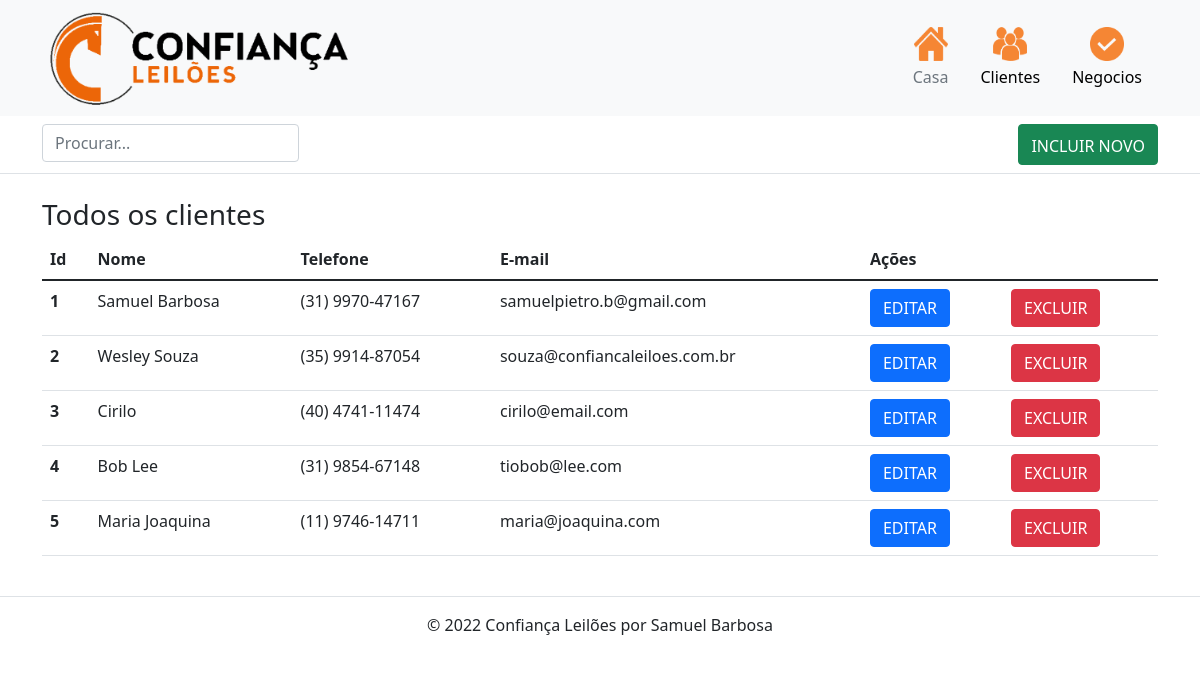
The page / on the database its author committed.
### tables this page shows
CREATE TABLE `clientes` (
  `id` int(10) NOT NULL,
  `nome` varchar(60) NOT NULL,
  `telefone` varchar(15) NOT NULL,
  `email` varchar(256) NOT NULL,
  `alteracao` timestamp(6) NOT NULL DEFAULT current_timestamp(6) ON UPDATE current_timestamp(6)
);

### dao/ClienteDao.php (called while the page is built, shortened)
<?php
class ClienteDao
{
    public function getAll()
    {
        $conn = new Conexao();
        $pdo = $conn->conectar();
        $stmt = $pdo->prepare("SELECT * FROM clientes");
        $stmt->execute();
        return $stmt->fetchAll(PDO::FETCH_ASSOC);
    }
}

### controller/ClienteController.php (the view, shortened to what this page needs)
<?php
include 'dao/ClienteDao.php';
class ClienteController{
    private $clienteDao;
    public function __construct(){
        $this->clienteDao = new ClienteDao();
    }
    function criarTabela(){
        $array = $this->clienteDao->getAll();
            foreach ($array as $key => $value) {
                echo '<tr><nobr>';
                echo "<th scope='row'>".$value['id']."</th>";
                echo "<td>".$value['nome']."</td>";
                echo "<td>".$value['telefone']."</td>";
                echo "<td>".$value['email']."</td>";
                echo '<td>
                <a href="?acao=editar&id='.$value['id'].'">
                  <button class="btn btn-primary" type="button">EDITAR</button>
                </a></td>';
                echo '<td><a href="?acao=excluir&id='.$value['id'].'">
                  <button class="btn btn-danger" type="button">EXCLUIR</button>
                </a>
              </td></nobr></tr>';
            }
    }
}
?>

### view/header.php (shortened to what this page needs)
<!DOCTYPE html>
<html lang="pt-BR">
<head>
  <link href="https://cdn.jsdelivr.net/npm/bootstrap@5.1.3/dist/css/bootstrap.min.css" rel="stylesheet">
</head>
<body>
<header>
    <div class="px-3 py-2 bg-light">
      <div class="container">
        <div class="d-flex flex-wrap align-items-center justify-content-center justify-content-lg-start">
          <a href="?acao=listar" class="d-flex align-items-center my-2 my-lg-0 me-lg-auto text-white text-decoration-none">
            <img class="bi me-2" width="auto" height="100" role="img" aria-label="Bootstrap" src="assets/imagens/logo.png" />
          </a>
          <ul class="nav col-12 col-lg-auto my-2 justify-content-center my-md-0 text-small">
            <li>
              <a href="?acao=listar" class="nav-link text-secondary">
                <img class="bi d-block mx-auto mb-1" width="34" height="34" src="assets/imagens/home.png"><font style="vertical-align: inherit;"><font style="vertical-align: inherit;">
                Casa
              </font></font></a>
            </li>
            <li>
            <a href="?acao=listar" class="nav-link text-black">
              <img class="bi d-block mx-auto mb-1" width="34" height="34" src="assets/imagens/clientes.png"><font style="vertical-align: inherit;"><font style="vertical-align: inherit;">
                Clientes
              </font></font></a>
            </li>
            <li>
            <a href="?acao=listar" class="nav-link text-black">
              <img class="bi d-block mx-auto mb-1" width="34" height="34" src="assets/imagens/negocios.png"><font style="vertical-align: inherit;"><font style="vertical-align: inherit;">
                Negocios
              </font></font></a>
            </li>
          </ul>
        </div>
      </div>
    </div>
    <div class="px-3 py-2 border-bottom mb-3">
      <div class="container d-flex flex-wrap justify-content-center">
        <form class="col-12 col-lg-auto mb-2 mb-lg-0 me-lg-auto" action="?acao=buscar">
          <input type="search" name="buscar" class="form-control" placeholder="Procurar..." aria-label="Procurar">
        </form>
        <div class="text-end">
          <a href="?acao=incluir"><button type="button" class="btn btn-success"><font style="vertical-align: inherit;"><font style="vertical-align: inherit;">INCLUIR NOVO</font></font></button></a>
        </div>
      </div>
    </div>
  </header>
</body>
</html>

### index.php (shortened to what this page needs)
<?php
include 'view/header.php';
require 'controller/ClienteController.php';
if(filter_input(INPUT_GET, 'acao', FILTER_SANITIZE_SPECIAL_CHARS)){
          $acao = filter_input(INPUT_GET, 'acao', FILTER_SANITIZE_SPECIAL_CHARS);
          $id = filter_input(INPUT_GET, 'id', FILTER_SANITIZE_SPECIAL_CHARS);
      }else {
    $acao = "listar";
    $id = 0;
}
if($acao == "listar"){
    include 'view/ClienteView.php';
}elseif($acao == "incluir"){
    include 'view/IncluirClienteView.php';
}elseif($acao == "editar"){
    include 'view/EditarClienteView.php';
}elseif($acao == "excluir"){
    $controller = new ClienteController();
    $controller->excluirCliente($id);
    include 'view/ClienteView.php';
}
include 'view/footer.php';

### view/ClienteView.php (shortened to what this page needs)
<main role="main" class="flex-shrink-0">
  <div class="container  mt-4">
    <div class="row justify-content-between">
      <div class="col-12 col-lg-auto mb-2 mb-lg-0 me-lg-auto">
        <h3>Todos os clientes</h3>
      </div>
    </div>
    <div class="table-responsive-md">
    <table class="table">
      <thead>
        <tr>
          <th scope="col">Id</th>
          <th scope="col">Nome</th>
          <th scope="col">Telefone</th>
          <th scope="col">E-mail</th>
          <th scope="col">Ações</th>
        </tr>
      </thead>
      <tbody>
        <?php $controller=new ClienteController(); $controller->criarTabela(); ?></tbody>
    </table>
    </div>
  </div>
</main>

### view/footer.php (shortened to what this page needs)
<div class="container-fluid">
         <div class="row">
              <footer class="py-3 my-4 border-top">
                <p class="text-center">© 2022 Confiança Leilões por Samuel Barbosa</p>
              </footer>
            </div>
          </div>

### rows shown on the page
clientes: id "1", nome "Samuel Barbosa", telefone "(31) 9970-47167", email "samuelpietro.b@gmail.com"
clientes: id "2", nome "Wesley Souza", telefone "(35) 9914-87054", email "souza@confiancaleiloes.com.br"
clientes: id "3", nome "Cirilo", telefone "(40) 4741-11474", email "cirilo@email.com"
clientes: id "4", nome "Bob Lee", telefone "(31) 9854-67148", email "tiobob@lee.com"
clientes: id "5", nome "Maria Joaquina", telefone "(11) 9746-14711", email "maria@joaquina.com"
